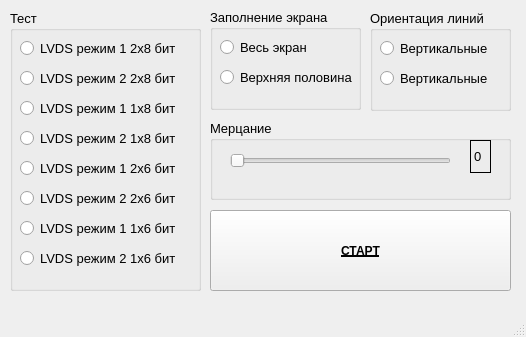
<?xml version="1.0" encoding="UTF-8"?>
<ui version="4.0">
 <class>MainWindow</class>
 <widget class="QMainWindow" name="MainWindow">
  <property name="geometry">
   <rect>
    <x>0</x>
    <y>0</y>
    <width>526</width>
    <height>337</height>
   </rect>
  </property>
  <property name="windowTitle">
   <string>Toaster 0.1</string>
  </property>
  <widget class="QWidget" name="centralwidget">
   <widget class="QGroupBox" name="groupBoxTest">
    <property name="geometry">
     <rect>
      <x>10</x>
      <y>10</y>
      <width>191</width>
      <height>281</height>
     </rect>
    </property>
    <property name="font">
     <font>
      <pointsize>10</pointsize>
     </font>
    </property>
    <property name="title">
     <string>Тест</string>
    </property>
    <widget class="QRadioButton" name="radioTestLVDS1_2x8">
     <property name="geometry">
      <rect>
       <x>10</x>
       <y>20</y>
       <width>169</width>
       <height>37</height>
      </rect>
     </property>
     <property name="font">
      <font>
       <pointsize>10</pointsize>
      </font>
     </property>
     <property name="text">
      <string>LVDS режим 1 2x8 бит</string>
     </property>
    </widget>
    <widget class="QRadioButton" name="radioTestLVDS2_2x8">
     <property name="geometry">
      <rect>
       <x>10</x>
       <y>50</y>
       <width>169</width>
       <height>37</height>
      </rect>
     </property>
     <property name="font">
      <font>
       <pointsize>10</pointsize>
      </font>
     </property>
     <property name="text">
      <string>LVDS режим 2 2x8 бит</string>
     </property>
    </widget>
    <widget class="QRadioButton" name="radioTestLVDS1_1x8">
     <property name="geometry">
      <rect>
       <x>10</x>
       <y>80</y>
       <width>169</width>
       <height>37</height>
      </rect>
     </property>
     <property name="font">
      <font>
       <pointsize>10</pointsize>
      </font>
     </property>
     <property name="text">
      <string>LVDS режим 1 1x8 бит</string>
     </property>
    </widget>
    <widget class="QRadioButton" name="radioTestLVDS2_1x8">
     <property name="geometry">
      <rect>
       <x>10</x>
       <y>110</y>
       <width>169</width>
       <height>37</height>
      </rect>
     </property>
     <property name="font">
      <font>
       <pointsize>10</pointsize>
      </font>
     </property>
     <property name="text">
      <string>LVDS режим 2 1x8 бит</string>
     </property>
    </widget>
    <widget class="QRadioButton" name="radioTestLVDS1_2x6">
     <property name="geometry">
      <rect>
       <x>10</x>
       <y>140</y>
       <width>169</width>
       <height>37</height>
      </rect>
     </property>
     <property name="font">
      <font>
       <pointsize>10</pointsize>
      </font>
     </property>
     <property name="text">
      <string>LVDS режим 1 2x6 бит</string>
     </property>
    </widget>
    <widget class="QRadioButton" name="radioTestLVDS2_2x6">
     <property name="geometry">
      <rect>
       <x>10</x>
       <y>170</y>
       <width>169</width>
       <height>37</height>
      </rect>
     </property>
     <property name="font">
      <font>
       <pointsize>10</pointsize>
      </font>
     </property>
     <property name="text">
      <string>LVDS режим 2 2x6 бит</string>
     </property>
    </widget>
    <widget class="QRadioButton" name="radioTestLVDS1_1x6">
     <property name="geometry">
      <rect>
       <x>10</x>
       <y>200</y>
       <width>169</width>
       <height>37</height>
      </rect>
     </property>
     <property name="font">
      <font>
       <pointsize>10</pointsize>
      </font>
     </property>
     <property name="text">
      <string>LVDS режим 1 1x6 бит</string>
     </property>
    </widget>
    <widget class="QRadioButton" name="radioTestLVDS2_1x6">
     <property name="geometry">
      <rect>
       <x>10</x>
       <y>230</y>
       <width>169</width>
       <height>37</height>
      </rect>
     </property>
     <property name="font">
      <font>
       <pointsize>10</pointsize>
      </font>
     </property>
     <property name="text">
      <string>LVDS режим 2 1x6 бит</string>
     </property>
    </widget>
   </widget>
   <widget class="QGroupBox" name="groupBoxScreen">
    <property name="geometry">
     <rect>
      <x>210</x>
      <y>9</y>
      <width>151</width>
      <height>101</height>
     </rect>
    </property>
    <property name="font">
     <font>
      <pointsize>10</pointsize>
     </font>
    </property>
    <property name="title">
     <string>Заполнение экрана</string>
    </property>
    <widget class="QRadioButton" name="radioScreenFull">
     <property name="geometry">
      <rect>
       <x>10</x>
       <y>20</y>
       <width>111</width>
       <height>37</height>
      </rect>
     </property>
     <property name="text">
      <string>Весь экран</string>
     </property>
    </widget>
    <widget class="QRadioButton" name="radioScreenUpperHalf">
     <property name="geometry">
      <rect>
       <x>10</x>
       <y>50</y>
       <width>141</width>
       <height>37</height>
      </rect>
     </property>
     <property name="text">
      <string>Верхняя половина</string>
     </property>
    </widget>
   </widget>
   <widget class="QGroupBox" name="groupBoxOrientation">
    <property name="geometry">
     <rect>
      <x>370</x>
      <y>10</y>
      <width>141</width>
      <height>101</height>
     </rect>
    </property>
    <property name="font">
     <font>
      <pointsize>10</pointsize>
     </font>
    </property>
    <property name="title">
     <string>Ориентация линий</string>
    </property>
    <widget class="QRadioButton" name="radioOrientationVertical">
     <property name="geometry">
      <rect>
       <x>10</x>
       <y>20</y>
       <width>169</width>
       <height>37</height>
      </rect>
     </property>
     <property name="text">
      <string>Вертикальные</string>
     </property>
    </widget>
    <widget class="QRadioButton" name="radioOrientationHorizontal">
     <property name="geometry">
      <rect>
       <x>10</x>
       <y>50</y>
       <width>169</width>
       <height>37</height>
      </rect>
     </property>
     <property name="text">
      <string>Вертикальные</string>
     </property>
    </widget>
   </widget>
   <widget class="QGroupBox" name="groupBlinking">
    <property name="geometry">
     <rect>
      <x>210</x>
      <y>120</y>
      <width>301</width>
      <height>80</height>
     </rect>
    </property>
    <property name="font">
     <font>
      <pointsize>10</pointsize>
     </font>
    </property>
    <property name="title">
     <string>Мерцание</string>
    </property>
    <widget class="QSlider" name="sliderBlinking">
     <property name="geometry">
      <rect>
       <x>20</x>
       <y>30</y>
       <width>221</width>
       <height>22</height>
      </rect>
     </property>
     <property name="maximum">
      <number>5</number>
     </property>
     <property name="singleStep">
      <number>1</number>
     </property>
     <property name="pageStep">
      <number>10</number>
     </property>
     <property name="orientation">
      <enum>Qt::Horizontal</enum>
     </property>
    </widget>
    <widget class="QLabel" name="labelBlinking">
     <property name="geometry">
      <rect>
       <x>260</x>
       <y>20</y>
       <width>21</width>
       <height>33</height>
      </rect>
     </property>
     <property name="frameShape">
      <enum>QFrame::Box</enum>
     </property>
     <property name="text">
      <string>0</string>
     </property>
     <property name="margin">
      <number>0</number>
     </property>
    </widget>
   </widget>
   <widget class="QPushButton" name="buttonStart">
    <property name="geometry">
     <rect>
      <x>210</x>
      <y>210</y>
      <width>301</width>
      <height>81</height>
     </rect>
    </property>
    <property name="font">
     <font>
      <weight>75</weight>
      <bold>true</bold>
      <underline>true</underline>
     </font>
    </property>
    <property name="text">
     <string>СТАРТ</string>
    </property>
   </widget>
  </widget>
  <widget class="QMenuBar" name="menubar">
   <property name="geometry">
    <rect>
     <x>0</x>
     <y>0</y>
     <width>526</width>
     <height>21</height>
    </rect>
   </property>
  </widget>
  <widget class="QStatusBar" name="statusbar"/>
 </widget>
 <resources/>
 <connections/>
</ui>
